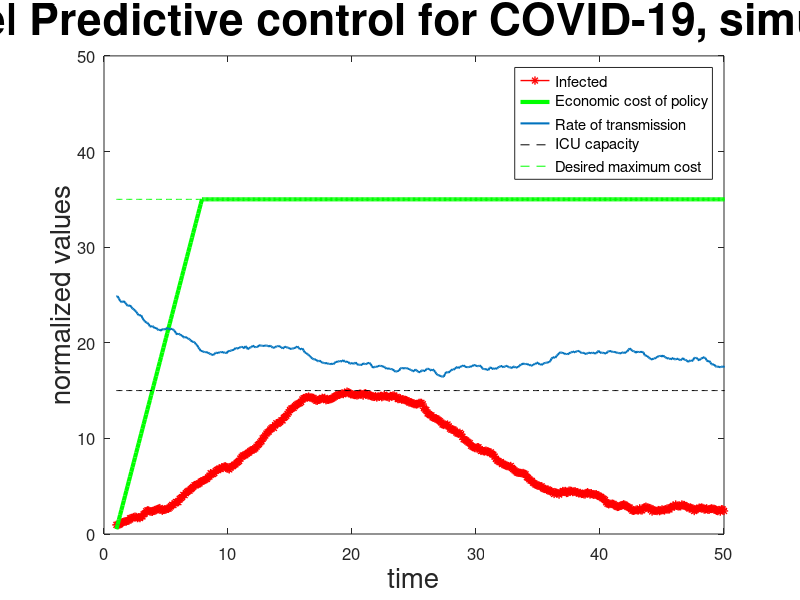

Write the MATLAB code that produced this figure. (Note: this script raises an error after producing the figure.)
clear all, close all, clc


%% declare data and variables for the SIR model
B = 0.25;
g = 0.10;
dt = 0.1;
t = 1:dt:100.1;
N = 100;
So = zeros(1,length(t));
%% ICU capacity H, Economic cost E
H = 15
E = 35
%% more variables
S = 99;
So(1) = S;
Io = zeros(1,length(t));
I = 1;
Io(1) = I;
Ro = zeros(1,length(t));
R = 0;
Ro(1) = R;
Y = H*ones(1,length(t))
C = 0;

%% run the simulation, each timestep recompute the future prediction 
% based on new measurements 

for j = 1:length(t)-1
    
   
    
    
    
 % step the model forward in time to observe the impact of the current policy   
    for i = j:length(t)
        S = S + ((-B*I*S)/N)*dt;
        So(i) = S;
        I = I + ((B * I * S)/N - g*I)*dt;
        Io(i) = I;
        R = R + dt*(g*I);
        Ro(i) = R;
    end
 % make a decision to tighten down or relax policy based on optimization parameters.    
    if (max(Io) > H) && (C < E)
        B = B - 0.001;
        C = C+0.5;
    end
 % perturb the data away from the model to simulate real world conditions
 % and uncertainty
    B = B + 0.001*randn;
    Bout(j) = B;
    Cout(j) = C;
    b = 0.1*randn;
    S_model = So(j+1);
    S_real(j) = S_model + b;
    I_model = Io(j+1);
    I_real(j) = I_model - b;
    R_model = Ro(j+1);
    R_real(j) = R_model;
    
     S = S_real(j);
    I = I_real(j);
    R = R_real(j);
    
    
    
 
end

%% plot everything
Bdisp = 100 * Bout;
plot(t(1:length(I_real)),I_real,'r*-','Linewidth',1), hold on
plot(t(1:length(Cout)),Cout,'g','Linewidth',3), hold on
plot(t(1:length(Bdisp)),Bdisp,'Linewidth',1.5), hold on
plot(t,Y,'k--')
plot(t,Y*(35/15),'g--')
axis([0 50 0 50])
l1 = legend('Infected','Economic cost of policy','Rate of transmission','ICU capacity','Desired maximum cost')
set(l1,'FontSize',18)
set(gcf,'Position',([50 50 1280 720]))
set(gca,'Fontsize',12)
xlabel('time','Fontsize',20)
ylabel('normalized values','Fontsize',20)
title('Model Predictive control for COVID-19, simulation','Fontsize',32)


%% write to Excel File
T = table(t,S_real,I_real,R_real);
filename = 'SIR_predictive_model.xlsx';
writetable(T,filename,'Sheet',1,'Range','A1')


